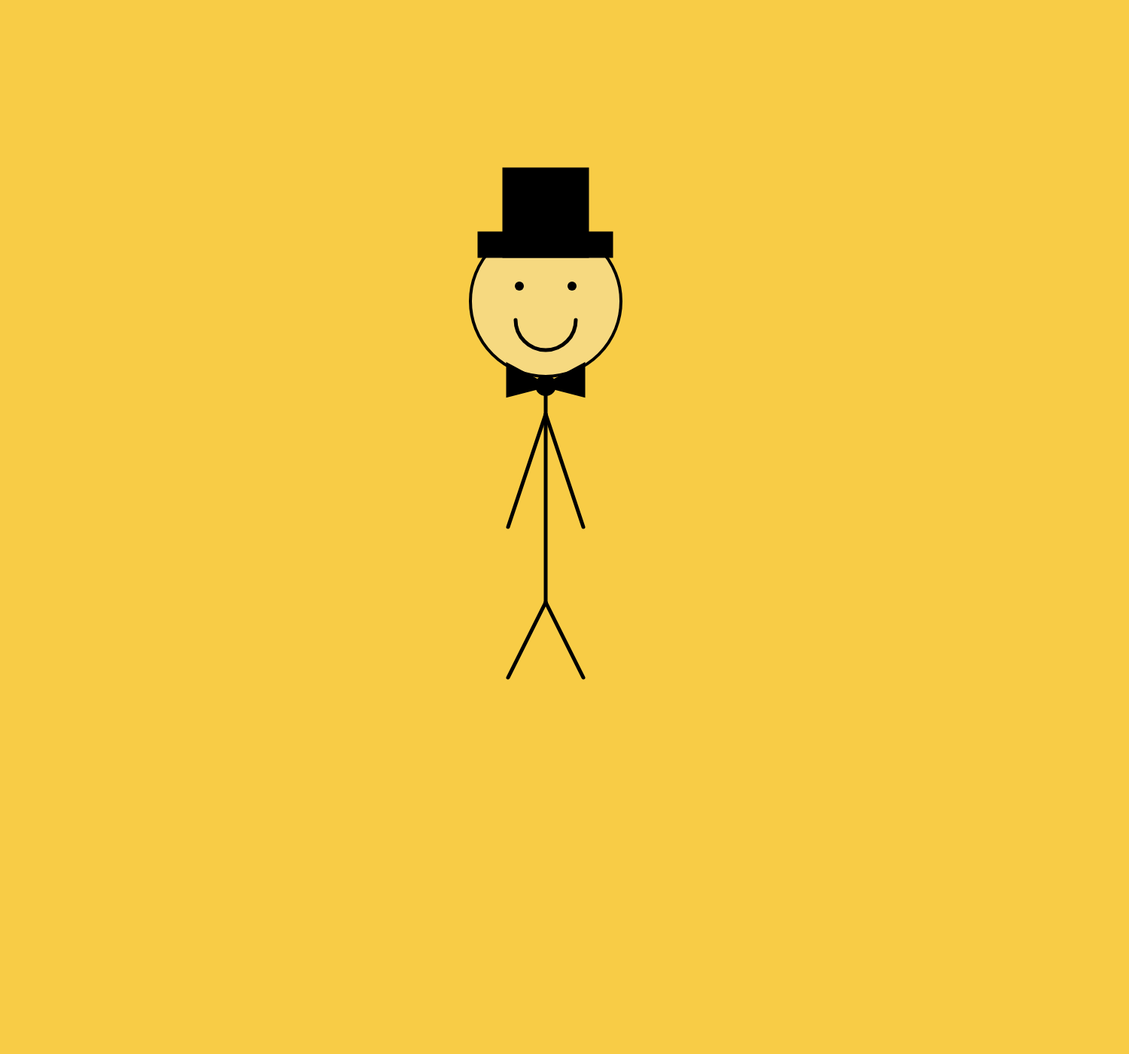
Frame 1 (no input)
Frame 60 (no input): identical to frame 1, image omitted
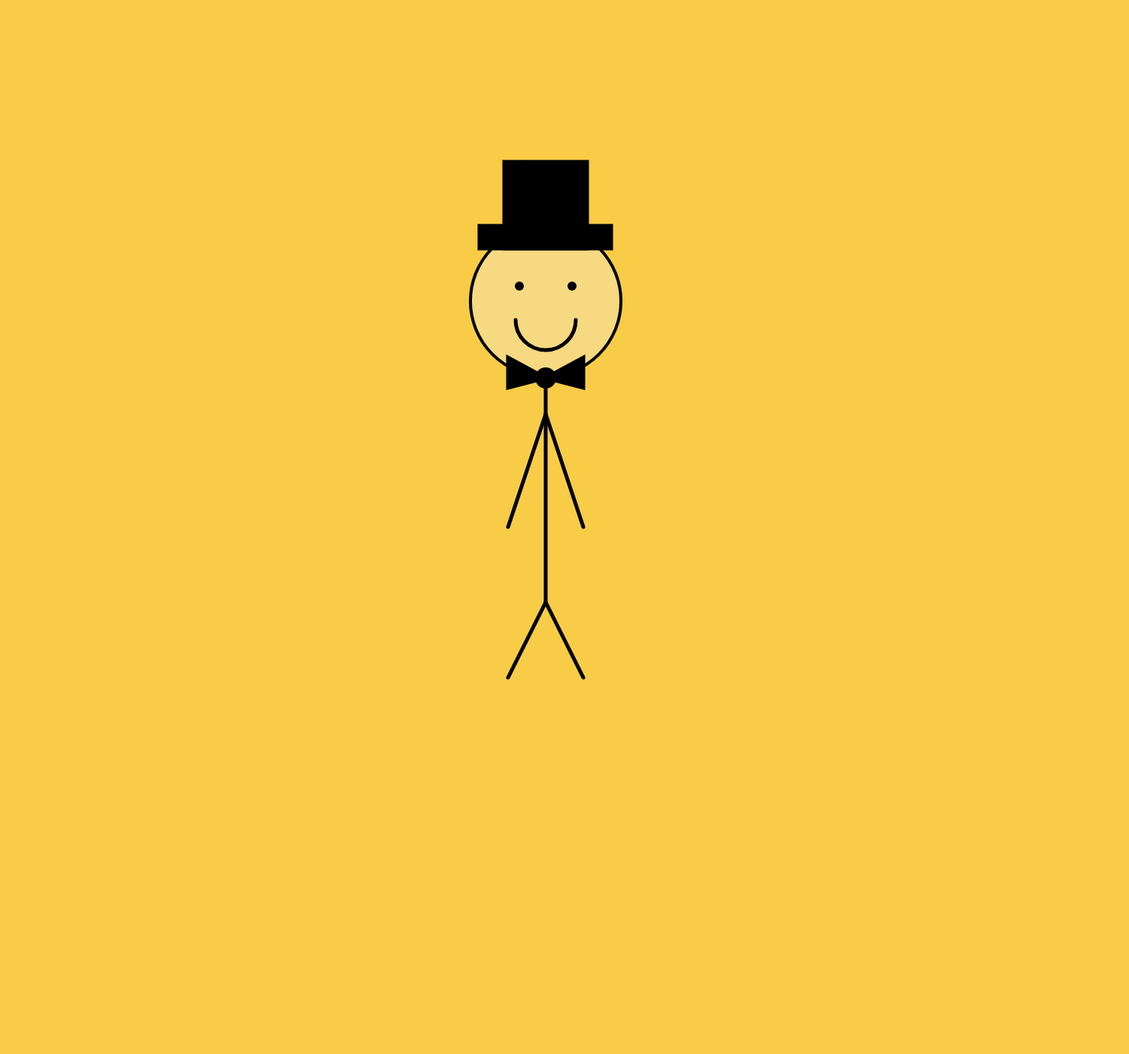
Frame 120 (the mouse pressed at the canvas centre since frame 60)

The p5.js sketch that drew these frames (run headless with seeded random() and noise() and a simulated clock; from frame 60 on, the mouse is pressed at the canvas centre):

// p5.js sketch
// ── sketch.js
var tie = 2;
var offset = 0;

function setup() {
  createCanvas(1500, 1400);
}

function draw() {
  background("#F8CC46");


  strokeWeight(4);
  fill("#F6D980");
  ellipse(725, 400, 200);

  strokeWeight(12);
  point(690, 380);

  point(760, 380);
  strokeWeight(5);
  arc(725, 425, 80, 80, 0, PI);

  line(725, 502, 725, 800);

  line(725, 550, 675, 700);

  line(725, 550, 775, 700);

  line(725, 800, 675, 900);

  line(725, 800, 775, 900);

  fill(0, 0, 0);
  rect(637, 310 - offset, 175, 30);

  rect(670, 225 - offset, 110, 115);

  ellipse(725, 512 - offset, 23);

  triangle(725, 512 - offset, 675, 525 - offset, 675, 485 - offset);

  triangle(725, 512 - offset, 775, 525 - offset, 775, 485 - offset);

  if (offset > 40) {
    tie = -2;
  }

  if (offset < -10) {
    tie = 2;
  }
  
  if (mouseIsPressed === true){
    
     offset = offset + tie;

  }
}
